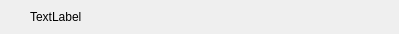
<?xml version="1.0" encoding="UTF-8"?>
<ui version="4.0">
 <class>SubtitleWidget</class>
 <widget class="QWidget" name="SubtitleWidget">
  <property name="geometry">
   <rect>
    <x>0</x>
    <y>0</y>
    <width>399</width>
    <height>34</height>
   </rect>
  </property>
  <property name="minimumSize">
   <size>
    <width>0</width>
    <height>34</height>
   </size>
  </property>
  <property name="maximumSize">
   <size>
    <width>16777215</width>
    <height>34</height>
   </size>
  </property>
  <property name="windowTitle">
   <string>Form</string>
  </property>
  <layout class="QHBoxLayout" name="horizontalLayout">
   <property name="spacing">
    <number>10</number>
   </property>
   <property name="leftMargin">
    <number>0</number>
   </property>
   <property name="topMargin">
    <number>0</number>
   </property>
   <property name="rightMargin">
    <number>0</number>
   </property>
   <property name="bottomMargin">
    <number>0</number>
   </property>
   <item>
    <widget class="QLabel" name="icon">
     <property name="minimumSize">
      <size>
       <width>20</width>
       <height>20</height>
      </size>
     </property>
     <property name="maximumSize">
      <size>
       <width>20</width>
       <height>20</height>
      </size>
     </property>
     <property name="text">
      <string/>
     </property>
     <property name="scaledContents">
      <bool>true</bool>
     </property>
    </widget>
   </item>
   <item>
    <widget class="QLabel" name="text">
     <property name="text">
      <string>TextLabel</string>
     </property>
    </widget>
   </item>
  </layout>
 </widget>
 <resources/>
 <connections/>
</ui>
